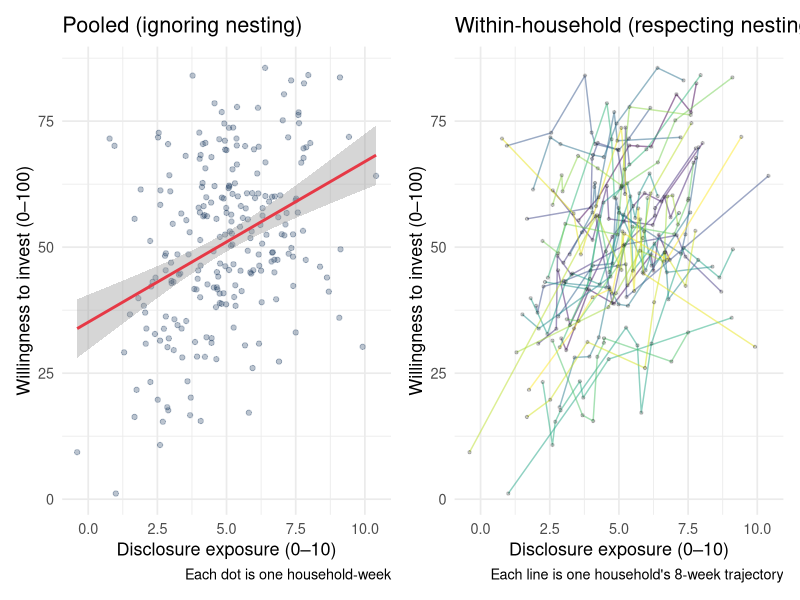

The R source for this figure:
## ---- chunk 1
library(tidyverse)
library(lme4)
library(ggplot2)
set.seed(42)
## ---- chunk 2
# Simulate: 30 households, 8 weeks each
# Each household has a stable investment willingness (random intercept)
# and their own sensitivity to disclosure exposure (random slope)
n_people <- 30
n_weeks  <- 8

person_intercepts <- rnorm(n_people, mean = 50, sd = 10)
person_slopes     <- rnorm(n_people, mean = 4,  sd = 2.5)

df <- expand_grid(
  person = 1:n_people,
  week   = 1:n_weeks
) |>
  mutate(
    disclosure_exposure = rnorm(n(), mean = 5, sd = 2),    # how much of the disclosure each HH read
    wtp_invest  = person_intercepts[person] +
                  person_slopes[person] * (disclosure_exposure - 5) +
                  rnorm(n(), 0, 6)
  )

# Plot: pooled view (ignoring nesting) vs. within-person view
p1 <- ggplot(df, aes(x = disclosure_exposure, y = wtp_invest)) +
  geom_point(alpha = 0.3, color = "#1e3a5f") +
  geom_smooth(method = "lm", color = "#e63946", se = TRUE) +
  labs(
    title   = "Pooled (ignoring nesting)",
    x       = "Disclosure exposure (0–10)",
    y       = "Willingness to invest (0–100)",
    caption = "Each dot is one household-week"
  ) +
  theme_minimal(base_size = 13)

p2 <- ggplot(df, aes(x = disclosure_exposure, y = wtp_invest, group = person)) +
  geom_line(aes(color = factor(person)), alpha = 0.5, show.legend = FALSE) +
  geom_point(alpha = 0.2, size = 0.8) +
  labs(
    title   = "Within-household (respecting nesting)",
    x       = "Disclosure exposure (0–10)",
    y       = "Willingness to invest (0–100)",
    caption = "Each line is one household's 8-week trajectory"
  ) +
  theme_minimal(base_size = 13) +
  scale_color_viridis_d()

library(patchwork)
p1 + p2
